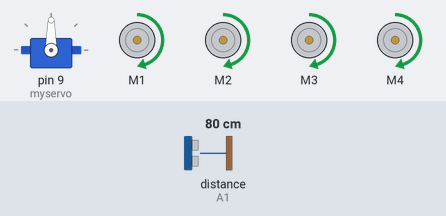
Recording of a sketch running on a simulated Arduino Uno, built with avr-gcc and run on an emulated ATmega328P. Parts: servo, 4 × DC motor (green arrow = forward, orange = backward, longer = faster). The test bench sets the inputs (shaded band); at power-on: distance to the obstacle (sensor on A1) 80 cm. The echo pulse lasts 58.3 µs per cm.

Above: at 2.7 s.
2.8 s: distance to the obstacle (sensor on A1) set to 33 cm
4.3 s: distance to the obstacle (sensor on A1) set to 28 cm
At 5.81 s:
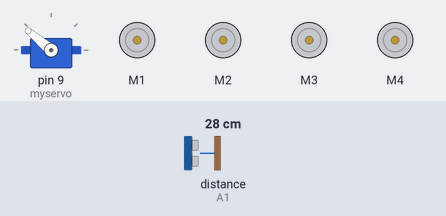
At 6.38 s:
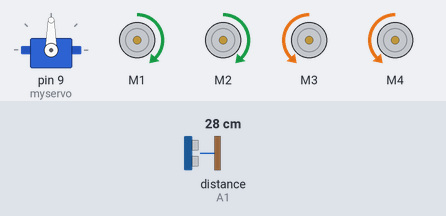
7.3 s: distance to the obstacle (sensor on A1) set to 35 cm
10.3 s: distance to the obstacle (sensor on A1) set to 2 cm
At 11.24 s:
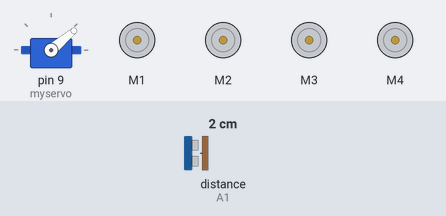
Timing chart, 0 to 14.3 s (numbered marks = the images above; inputs shaded):
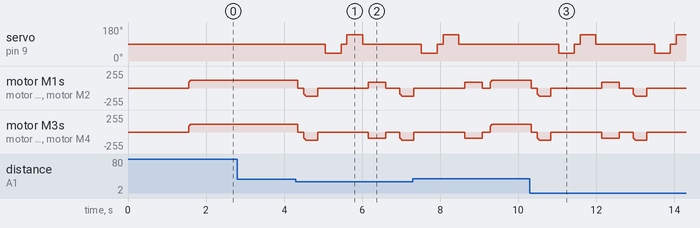

The sketch:

Obstacle_Avoiding_Car.ino
```cpp
// (licence header left out)
#include <AFMotor.h>
#include <NewPing.h>
#include <Servo.h>

// SENSOR PINS
#define TRIG_PIN A0
#define ECHO_PIN A1
#define MAX_DISTANCE 200   // Maximum sensing distance (cm)

// SPEED SETTINGS
#define CRUISE_SPEED 120   // Forward speed
#define TURN_SPEED    90   // Turning speed

// SERVO ANGLES
#define SERVO_CENTER 90
#define SERVO_RIGHT  40
#define SERVO_LEFT   140

// OBJECTS
NewPing sonar(TRIG_PIN, ECHO_PIN, MAX_DISTANCE);  // Ultrasonic object
Servo myservo;                                   // Servo object

// Motors (L293D shield ports)
AF_DCMotor motor1(1, MOTOR12_1KHZ);
AF_DCMotor motor2(2, MOTOR12_1KHZ);
AF_DCMotor motor3(3, MOTOR34_1KHZ);
AF_DCMotor motor4(4, MOTOR34_1KHZ);

// VARIABLES
boolean goesForward = false;   // Track forward state
int distance = 100;            // Store distance
int speedSet = 0;              // Speed ramp variable

// SETUP
void setup() {

  myservo.attach(9);           // Attach servo to D9
  delay(500);

  myservo.write(SERVO_CENTER); // Center servo
  delay(1000);

  distance = readPing();       // Initial distance read
}

// LOOP
void loop() {

  // Obstacle detected within 30 cm
  if (distance <= 30) {
    moveStop();
    delay(150);

    moveBackward();            // Move back slightly
    delay(300);

    moveStop();
    delay(200);

    int distanceR = lookRight();  // Scan right
    delay(150);
    int distanceL = lookLeft();   // Scan left
    delay(150);

    // Turn towards clearer direction
    if (distanceR >= distanceL) {
      turnRight();
    } else {
      turnLeft();
    }

    moveStop();
    delay(150);
  }
  else {
    moveForward();             // Path clear → move forward
  }

  distance = readPing();       // Update distance
}

// SENSOR FUNCTIONS

// Measure distance using ultrasonic sensor
int readPing() {
  delay(50);
  int cm = sonar.ping_cm();
  if (cm == 0) cm = MAX_DISTANCE;  // If no reading, assume max
  return cm;
}

// Rotate servo right and measure distance
int lookRight() {
  myservo.write(SERVO_RIGHT);
  delay(350);
  int d = readPing();
  myservo.write(SERVO_CENTER);     // Return to center
  return d;
}

// Rotate servo left and measure distance
int lookLeft() {
  myservo.write(SERVO_LEFT);
  delay(350);
  int d = readPing();
  myservo.write(SERVO_CENTER);     // Return to center
  return d;
}

// MOTOR FUNCTIONS

// Stop all motors
void moveStop() {
  motor1.run(RELEASE);
  motor2.run(RELEASE);
  motor3.run(RELEASE);
  motor4.run(RELEASE);
  goesForward = false;
}

// Move forward with smooth acceleration
void moveForward() {
  if (!goesForward) {
    goesForward = true;

    motor1.run(FORWARD);
    motor2.run(FORWARD);
    motor3.run(FORWARD);
    motor4.run(FORWARD);

    for (speedSet = 90; speedSet <= CRUISE_SPEED; speedSet += 3) {
      motor1.setSpeed(speedSet);
      motor2.setSpeed(speedSet);
      motor3.setSpeed(speedSet);
      motor4.setSpeed(speedSet);
      delay(5);
    }
  }
}

// Move backward with smooth acceleration
void moveBackward() {
  goesForward = false;

  motor1.run(BACKWARD);
  motor2.run(BACKWARD);
  motor3.run(BACKWARD);
  motor4.run(BACKWARD);

  for (speedSet = 90; speedSet <= CRUISE_SPEED; speedSet += 3) {
    motor1.setSpeed(speedSet);
    motor2.setSpeed(speedSet);
    motor3.setSpeed(speedSet);
    motor4.setSpeed(speedSet);
    delay(5);
  }
}

// Turn right
void turnRight() {
  motor1.setSpeed(TURN_SPEED);
  motor2.setSpeed(TURN_SPEED);
  motor3.setSpeed(TURN_SPEED);
  motor4.setSpeed(TURN_SPEED);

  motor1.run(FORWARD);
  motor2.run(FORWARD);
  motor3.run(BACKWARD);
  motor4.run(BACKWARD);

  delay(450);
}

// Turn left
void turnLeft() {
  motor1.setSpeed(TURN_SPEED);
  motor2.setSpeed(TURN_SPEED);
  motor3.setSpeed(TURN_SPEED);
  motor4.setSpeed(TURN_SPEED);

  motor1.run(BACKWARD);
  motor2.run(BACKWARD);
  motor3.run(FORWARD);
  motor4.run(FORWARD);

  delay(450);
}
```

Measured:
- the behaviour switches between 31 and 30 cm on distance to the obstacle (sensor on A1) (found by bisection; images 0 and 1)
- after the input at 2.8 s, every drawn part: stays the same
- after the input at 4.3 s, servo on pin 9 (myservo): 90° → 40° after 0.76 s, → 90° 0.40 s later, → 140° 0.15 s later, → 90° 0.40 s later
- after the input at 10.3 s, servo on pin 9 (myservo): 90° → 40° after 0.74 s, → 90° 0.40 s later, → 140° 0.15 s later, → 90° 0.40 s later, … (7 changes in this stretch)
